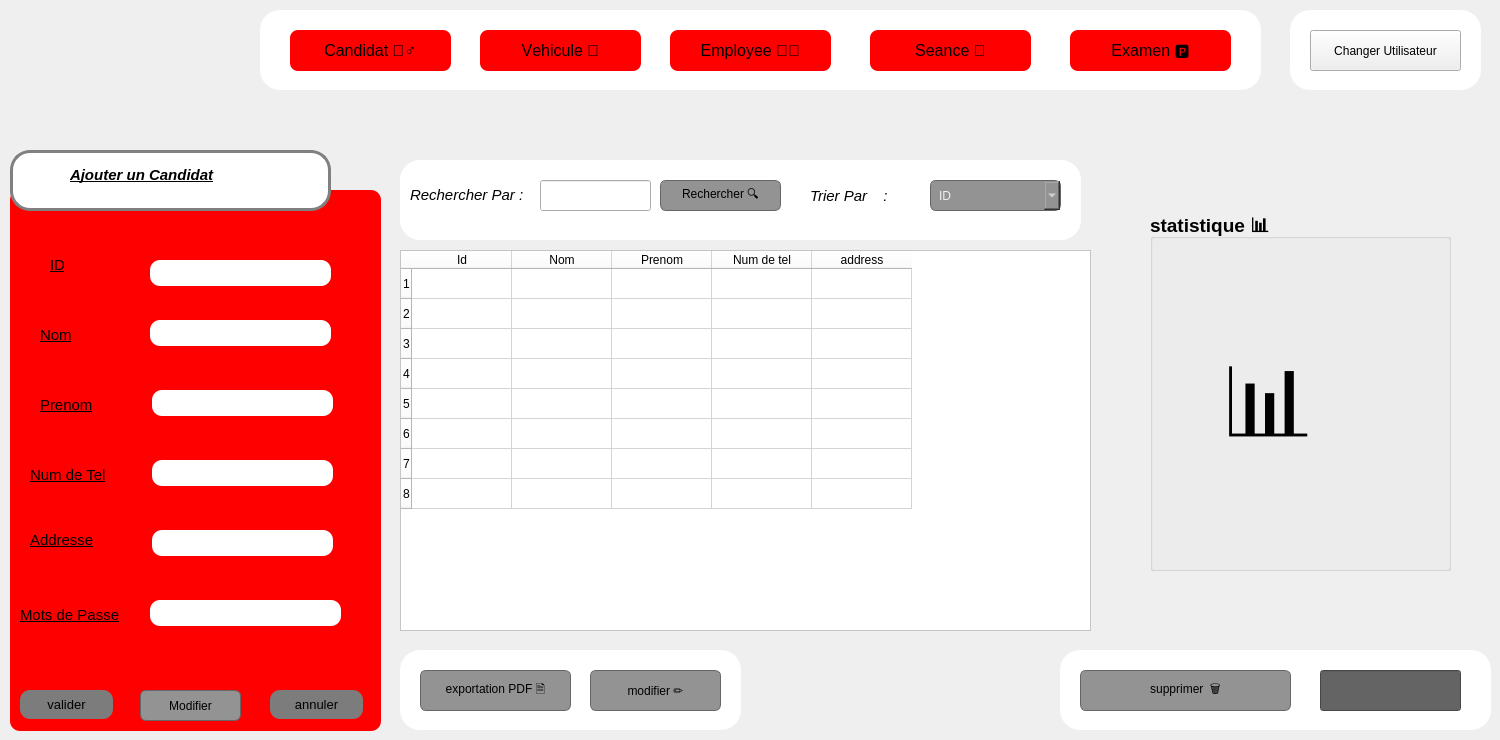
    <widget class="QWidget" name="tab0">
     <attribute name="title">
      <string>Page</string>
     </attribute>
     <widget class="QGroupBox" name="groupBox_4">
      <property name="geometry">
       <rect>
        <x>10</x>
        <y>190</y>
        <width>371</width>
        <height>541</height>
       </rect>
      </property>
      <property name="font">
       <font>
        <pointsize>14</pointsize>
        <italic>false</italic>
        <bold>true</bold>
        <underline>false</underline>
        <strikeout>false</strikeout>
       </font>
      </property>
      <property name="styleSheet">
       <string notr="true">background-color: red;
color: rgb(0, 0, 0);

border-color: qlineargradient(spread:pad, x1:0, y1:0, x2:1, y2:0, 
                              stop:0 rgba(0, 0, 0, 255), 
                              stop:1 rgba(255, 255, 255, 255));
border-radius: 10px;</string>
      </property>
      <property name="title">
       <string/>
      </property>
      <widget class="QLineEdit" name="lineEdit_ID_Candidat">
       <property name="geometry">
        <rect>
         <x>140</x>
         <y>70</y>
         <width>181</width>
         <height>26</height>
        </rect>
       </property>
       <property name="styleSheet">
        <string notr="true">background-color: rgb(0, 0, 0);
background-color: rgb(255, 255, 255);</string>
       </property>
      </widget>
      <widget class="QLabel" name="label_28">
       <property name="geometry">
        <rect>
         <x>40</x>
         <y>60</y>
         <width>63</width>
         <height>31</height>
        </rect>
       </property>
       <property name="font">
        <font>
         <pointsize>9</pointsize>
         <italic>false</italic>
         <bold>false</bold>
         <underline>false</underline>
         <strikeout>false</strikeout>
        </font>
       </property>
       <property name="text">
        <string>&lt;html&gt;&lt;head/&gt;&lt;body&gt;&lt;p&gt;&lt;span style=&quot; font-size:11pt; text-decoration: underline;&quot;&gt;ID&lt;/span&gt;&lt;/p&gt;&lt;/body&gt;&lt;/html&gt;</string>
       </property>
      </widget>
      <widget class="QLabel" name="label_29">
       <property name="geometry">
        <rect>
         <x>30</x>
         <y>130</y>
         <width>71</width>
         <height>31</height>
        </rect>
       </property>
       <property name="font">
        <font>
         <pointsize>9</pointsize>
         <italic>false</italic>
         <bold>false</bold>
         <underline>false</underline>
         <strikeout>false</strikeout>
        </font>
       </property>
       <property name="text">
        <string>&lt;html&gt;&lt;head/&gt;&lt;body&gt;&lt;p&gt;&lt;span style=&quot; font-size:11pt; text-decoration: underline;&quot;&gt;Nom&lt;/span&gt;&lt;/p&gt;&lt;/body&gt;&lt;/html&gt;</string>
       </property>
      </widget>
      <widget class="QLabel" name="label_30">
       <property name="geometry">
        <rect>
         <x>30</x>
         <y>200</y>
         <width>61</width>
         <height>31</height>
        </rect>
       </property>
       <property name="font">
        <font>
         <pointsize>9</pointsize>
         <italic>false</italic>
         <bold>false</bold>
         <underline>false</underline>
         <strikeout>false</strikeout>
        </font>
       </property>
       <property name="text">
        <string>&lt;html&gt;&lt;head/&gt;&lt;body&gt;&lt;p&gt;&lt;span style=&quot; font-size:11pt; text-decoration: underline;&quot;&gt;Prenom&lt;/span&gt;&lt;/p&gt;&lt;/body&gt;&lt;/html&gt;</string>
       </property>
      </widget>
      <widget class="QLabel" name="label_31">
       <property name="geometry">
        <rect>
         <x>20</x>
         <y>270</y>
         <width>91</width>
         <height>31</height>
        </rect>
       </property>
       <property name="font">
        <font>
         <pointsize>9</pointsize>
         <italic>false</italic>
         <bold>false</bold>
         <underline>false</underline>
         <strikeout>false</strikeout>
        </font>
       </property>
       <property name="text">
        <string>&lt;html&gt;&lt;head/&gt;&lt;body&gt;&lt;p&gt;&lt;span style=&quot; font-size:11pt; text-decoration: underline;&quot;&gt;Num de Tel&lt;/span&gt;&lt;/p&gt;&lt;/body&gt;&lt;/html&gt;</string>
       </property>
      </widget>
      <widget class="QLineEdit" name="lineEdit_Nom_Candidat">
       <property name="geometry">
        <rect>
         <x>140</x>
         <y>130</y>
         <width>181</width>
         <height>26</height>
        </rect>
       </property>
       <property name="styleSheet">
        <string notr="true">background-color: rgb(0, 0, 0);
background-color: rgb(255, 255, 255);</string>
       </property>
      </widget>
      <widget class="QLineEdit" name="lineEdit_Prenom_Candidat">
       <property name="geometry">
        <rect>
         <x>142</x>
         <y>200</y>
         <width>181</width>
         <height>26</height>
        </rect>
       </property>
       <property name="styleSheet">
        <string notr="true">background-color: rgb(0, 0, 0);
background-color: rgb(255, 255, 255);</string>
       </property>
      </widget>
      <widget class="QLineEdit" name="lineEdit_NumTel_Candidat">
       <property name="geometry">
        <rect>
         <x>142</x>
         <y>270</y>
         <width>181</width>
         <height>26</height>
        </rect>
       </property>
       <property name="styleSheet">
        <string notr="true">background-color: rgb(255, 255, 255);</string>
       </property>
      </widget>
      <widget class="QLabel" name="label_32">
       <property name="geometry">
        <rect>
         <x>20</x>
         <y>330</y>
         <width>91</width>
         <height>41</height>
        </rect>
       </property>
       <property name="font">
        <font>
         <pointsize>9</pointsize>
         <italic>false</italic>
         <bold>false</bold>
         <underline>false</underline>
         <strikeout>false</strikeout>
        </font>
       </property>
       <property name="text">
        <string>&lt;html&gt;&lt;head/&gt;&lt;body&gt;&lt;p&gt;&lt;span style=&quot; font-size:11pt; text-decoration: underline;&quot;&gt;Addresse&lt;/span&gt;&lt;/p&gt;&lt;/body&gt;&lt;/html&gt;</string>
       </property>
      </widget>
      <widget class="QLabel" name="label_35">
       <property name="geometry">
        <rect>
         <x>10</x>
         <y>410</y>
         <width>131</width>
         <height>31</height>
        </rect>
       </property>
       <property name="font">
        <font>
         <pointsize>9</pointsize>
         <italic>false</italic>
         <bold>false</bold>
         <underline>false</underline>
         <strikeout>false</strikeout>
        </font>
       </property>
       <property name="text">
        <string>&lt;html&gt;&lt;head/&gt;&lt;body&gt;&lt;p&gt;&lt;span style=&quot; font-size:11pt; text-decoration: underline;&quot;&gt;Mots de Passe&lt;/span&gt;&lt;/p&gt;&lt;/body&gt;&lt;/html&gt;</string>
       </property>
      </widget>
      <widget class="QPushButton" name="pushButton_22">
       <property name="geometry">
        <rect>
         <x>260</x>
         <y>500</y>
         <width>93</width>
         <height>29</height>
        </rect>
       </property>
       <property name="font">
        <font>
         <pointsize>10</pointsize>
         <italic>false</italic>
         <bold>false</bold>
         <underline>false</underline>
         <strikeout>false</strikeout>
        </font>
       </property>
       <property name="styleSheet">
        <string notr="true">background-color: rgb(124, 124, 124);</string>
       </property>
       <property name="text">
        <string>annuler</string>
       </property>
      </widget>
      <widget class="QPushButton" name="pushButton_23">
       <property name="geometry">
        <rect>
         <x>10</x>
         <y>500</y>
         <width>93</width>
         <height>29</height>
        </rect>
       </property>
       <property name="font">
        <font>
         <pointsize>10</pointsize>
         <italic>false</italic>
         <bold>false</bold>
         <underline>false</underline>
         <strikeout>false</strikeout>
        </font>
       </property>
       <property name="styleSheet">
        <string notr="true">background-color: rgb(124, 124, 124);</string>
       </property>
       <property name="text">
        <string>valider</string>
       </property>
      </widget>
      <widget class="QLineEdit" name="lineEdit_Adresse_Candidat">
       <property name="geometry">
        <rect>
         <x>142</x>
         <y>340</y>
         <width>181</width>
         <height>26</height>
        </rect>
       </property>
       <property name="styleSheet">
        <string notr="true">background-color: rgb(255, 255, 255);</string>
       </property>
      </widget>
      <widget class="QLineEdit" name="lineEdit_Mdp_Candidat">
       <property name="geometry">
        <rect>
         <x>140</x>
         <y>410</y>
         <width>191</width>
         <height>26</height>
        </rect>
       </property>
       <property name="styleSheet">
        <string notr="true">background-color: rgb(255, 255, 255);</string>
       </property>
      </widget>
      <widget class="QPushButton" name="pushButton_147">
       <property name="geometry">
        <rect>
         <x>130</x>
         <y>500</y>
         <width>101</width>
         <height>31</height>
        </rect>
       </property>
       <property name="styleSheet">
        <string notr="true">background-color: #939393;   /* gris foncé */
    color: black;              /* blanc clair */
    border: 1px solid #666666;
     border-radius: 6px;
    padding: 4px 8px;
  </string>
       </property>
       <property name="text">
        <string>Modifier</string>
       </property>
      </widget>
     </widget>
     <widget class="QTableWidget" name="tableWidget_Candidat">
      <property name="geometry">
       <rect>
        <x>400</x>
        <y>250</y>
        <width>691</width>
        <height>381</height>
       </rect>
      </property>
      <property name="styleSheet">
       <string notr="true">color: rgb(0, 0, 0);
background-color: white;</string>
      </property>
      <row/>
      <row/>
      <row/>
      <row/>
      <row/>
      <row/>
      <row/>
      <row/>
      <column>
       <property name="text">
        <string>Id</string>
       </property>
      </column>
      <column>
       <property name="text">
        <string>Nom</string>
       </property>
      </column>
      <column>
       <property name="text">
        <string>Prenom</string>
       </property>
      </column>
      <column>
       <property name="text">
        <string>Num de tel</string>
       </property>
      </column>
      <column>
       <property name="text">
        <string>address</string>
       </property>
      </column>
     </widget>
     <widget class="QFrame" name="frame2_3">
      <property name="geometry">
       <rect>
        <x>10</x>
        <y>150</y>
        <width>321</width>
        <height>61</height>
       </rect>
      </property>
      <property name="styleSheet">
       <string notr="true">#frame2_3{
border: 3px solid grey ;
border-radius: 20px;
background: white ;
}</string>
      </property>
      <property name="frameShape">
       <enum>QFrame::Shape::StyledPanel</enum>
      </property>
      <property name="frameShadow">
       <enum>QFrame::Shadow::Raised</enum>
      </property>
      <widget class="QLabel" name="label_78">
       <property name="geometry">
        <rect>
         <x>60</x>
         <y>10</y>
         <width>181</width>
         <height>31</height>
        </rect>
       </property>
       <property name="styleSheet">
        <string notr="true">background-color: rgb(255, 255, 255);</string>
       </property>
       <property name="text">
        <string>&lt;html&gt;&lt;head/&gt;&lt;body&gt;&lt;p&gt;&lt;span style=&quot; font-size:11pt; font-weight:700; font-style:italic; text-decoration: underline; color:#000000;&quot;&gt;Ajouter un Candidat&lt;/span&gt;&lt;/p&gt;&lt;/body&gt;&lt;/html&gt;</string>
       </property>
      </widget>
     </widget>
     <widget class="QFrame" name="recherche_4">
      <property name="geometry">
       <rect>
        <x>400</x>
        <y>160</y>
        <width>681</width>
        <height>80</height>
       </rect>
      </property>
      <property name="styleSheet">
       <string notr="true">#recherche_4{
	border-color: rgb(85, 170, 0);
border-radius: 20px;
background: white ;
}</string>
      </property>
      <property name="frameShape">
       <enum>QFrame::Shape::StyledPanel</enum>
      </property>
      <property name="frameShadow">
       <enum>QFrame::Shadow::Raised</enum>
      </property>
      <widget class="QLabel" name="label_33">
       <property name="geometry">
        <rect>
         <x>10</x>
         <y>20</y>
         <width>131</width>
         <height>31</height>
        </rect>
       </property>
       <property name="font">
        <font>
         <pointsize>11</pointsize>
         <italic>true</italic>
        </font>
       </property>
       <property name="styleSheet">
        <string notr="true">background-color: rgb(255, 255, 255);</string>
       </property>
       <property name="text">
        <string>&lt;html&gt;&lt;head/&gt;&lt;body&gt;&lt;p&gt;&lt;span style=&quot; color:#000000;&quot;&gt;Rechercher Par  :&lt;/span&gt;&lt;/p&gt;&lt;/body&gt;&lt;/html&gt;</string>
       </property>
      </widget>
      <widget class="QLineEdit" name="lineEdit_58">
       <property name="geometry">
        <rect>
         <x>140</x>
         <y>20</y>
         <width>111</width>
         <height>31</height>
        </rect>
       </property>
      </widget>
      <widget class="QPushButton" name="pushButton_17">
       <property name="geometry">
        <rect>
         <x>260</x>
         <y>20</y>
         <width>121</width>
         <height>31</height>
        </rect>
       </property>
       <property name="styleSheet">
        <string notr="true">background-color: #939393;   /* gris foncé */
    color: black;              /* blanc clair */
    border: 1px solid #666666;
     border-radius: 6px;
    padding: 4px 8px;
  </string>
       </property>
       <property name="text">
        <string>Rechercher 🔍</string>
       </property>
      </widget>
      <widget class="QLabel" name="label_34">
       <property name="geometry">
        <rect>
         <x>410</x>
         <y>20</y>
         <width>111</width>
         <height>31</height>
        </rect>
       </property>
       <property name="font">
        <font>
         <pointsize>11</pointsize>
         <italic>true</italic>
        </font>
       </property>
       <property name="styleSheet">
        <string notr="true">background-color: rgb(255, 255, 255);</string>
       </property>
       <property name="text">
        <string>&lt;html&gt;&lt;head/&gt;&lt;body&gt;&lt;p&gt;&lt;span style=&quot; color:#000000;&quot;&gt;Trier Par &lt;/span&gt;&lt;span style=&quot; font-size:12pt; color:#000000;&quot;/&gt;&lt;span style=&quot; font-size:12pt;&quot;&gt;🔽&lt;/span&gt;&lt;span style=&quot; color:#000000;&quot;&gt;: &lt;/span&gt;&lt;/p&gt;&lt;/body&gt;&lt;/html&gt;</string>
       </property>
      </widget>
      <widget class="QComboBox" name="comboBox_7">
       <property name="geometry">
        <rect>
         <x>530</x>
         <y>20</y>
         <width>131</width>
         <height>31</height>
        </rect>
       </property>
       <property name="styleSheet">
        <string notr="true">background-color: #939393;   /* gris foncé */
    color: #f0f0f0;              /* blanc clair */
    border: 1px solid #666666;
    border-radius: 6px;
    padding: 4px 8px;</string>
       </property>
       <item>
        <property name="text">
         <string>ID</string>
        </property>
       </item>
       <item>
        <property name="text">
         <string>Prenom</string>
        </property>
       </item>
       <item>
        <property name="text">
         <string>Nom</string>
        </property>
       </item>
      </widget>
     </widget>
     <widget class="QGroupBox" name="groupBox_16">
      <property name="geometry">
       <rect>
        <x>1150</x>
        <y>210</y>
        <width>301</width>
        <height>361</height>
       </rect>
      </property>
      <property name="font">
       <font>
        <pointsize>14</pointsize>
        <bold>true</bold>
       </font>
      </property>
      <property name="title">
       <string>statistique 📊</string>
      </property>
      <widget class="QLabel" name="label_36">
       <property name="geometry">
        <rect>
         <x>70</x>
         <y>120</y>
         <width>231</width>
         <height>171</height>
        </rect>
       </property>
       <property name="text">
        <string>&lt;html&gt;&lt;head/&gt;&lt;body&gt;&lt;p&gt;&lt;span style=&quot; font-size:72pt;&quot;&gt;📊&lt;/span&gt;&lt;/p&gt;&lt;/body&gt;&lt;/html&gt;</string>
       </property>
      </widget>
     </widget>
     <widget class="QFrame" name="pdf_4">
      <property name="geometry">
       <rect>
        <x>400</x>
        <y>650</y>
        <width>341</width>
        <height>80</height>
       </rect>
      </property>
      <property name="styleSheet">
       <string notr="true">#pdf_4{
	border-color: rgb(85, 170, 0);
border-radius: 20px;
background: white ;
}</string>
      </property>
      <property name="frameShape">
       <enum>QFrame::Shape::StyledPanel</enum>
      </property>
      <property name="frameShadow">
       <enum>QFrame::Shadow::Raised</enum>
      </property>
      <widget class="QPushButton" name="pushButton_79">
       <property name="geometry">
        <rect>
         <x>20</x>
         <y>20</y>
         <width>151</width>
         <height>41</height>
        </rect>
       </property>
       <property name="styleSheet">
        <string notr="true">background-color: #939393;   /* gris foncé */
alternate-background-color: rgb(188, 188, 188);
    color: black;              /* blanc clair */
    border: 1px solid #666666;
     border-radius: 6px;
    padding: 4px 8px;
  </string>
       </property>
       <property name="text">
        <string>exportation PDF 🗎</string>
       </property>
       <property name="iconSize">
        <size>
         <width>20</width>
         <height>20</height>
        </size>
       </property>
      </widget>
      <widget class="QPushButton" name="pushButton_18">
       <property name="geometry">
        <rect>
         <x>190</x>
         <y>20</y>
         <width>131</width>
         <height>41</height>
        </rect>
       </property>
       <property name="styleSheet">
        <string notr="true">background-color: #939393;   /* gris foncé */
    color: black;              /* blanc clair */
    border: 1px solid #666666;
     border-radius: 6px;
    padding: 4px 8px;
  </string>
       </property>
       <property name="text">
        <string>modifier ✏️</string>
       </property>
      </widget>
     </widget>
     <widget class="QFrame" name="supp_4">
      <property name="geometry">
       <rect>
        <x>1060</x>
        <y>650</y>
        <width>431</width>
        <height>80</height>
       </rect>
      </property>
      <property name="styleSheet">
       <string notr="true">#supp_4{
	border-color: rgb(85, 170, 0);
border-radius: 20px;
background: white ;
}</string>
      </property>
      <property name="frameShape">
       <enum>QFrame::Shape::StyledPanel</enum>
      </property>
      <property name="frameShadow">
       <enum>QFrame::Shadow::Raised</enum>
      </property>
      <widget class="QPushButton" name="pushButton_20">
       <property name="geometry">
        <rect>
         <x>20</x>
         <y>20</y>
         <width>211</width>
         <height>41</height>
        </rect>
       </property>
       <property name="styleSheet">
        <string notr="true">background-color: #939393;   /* gris foncé */
    color: black;              /* blanc clair */
    border: 1px solid #666666;
     border-radius: 6px;
    padding: 4px 8px;
  </string>
       </property>
       <property name="text">
        <string>supprimer  🗑️</string>
       </property>
      </widget>
      <widget class="QLineEdit" name="lineEdit_15">
       <property name="geometry">
        <rect>
         <x>260</x>
         <y>20</y>
         <width>141</width>
         <height>41</height>
        </rect>
       </property>
       <property name="styleSheet">
        <string notr="true">background-color: rgb(100, 100, 100);
border-color: rgb(0, 0, 0);</string>
       </property>
      </widget>
     </widget>
     <widget class="QFrame" name="menu1">
      <property name="geometry">
       <rect>
        <x>260</x>
        <y>10</y>
        <width>1001</width>
        <height>80</height>
       </rect>
      </property>
      <property name="styleSheet">
       <string notr="true">#menu1{
	border-color: rgb(85, 170, 0);
border-radius: 20px;
background: white ;
}</string>
      </property>
      <property name="frameShape">
       <enum>QFrame::Shape::StyledPanel</enum>
      </property>
      <property name="frameShadow">
       <enum>QFrame::Shadow::Raised</enum>
      </property>
      <widget class="QPushButton" name="candidat">
       <property name="enabled">
        <bool>true</bool>
       </property>
       <property name="geometry">
        <rect>
         <x>30</x>
         <y>20</y>
         <width>161</width>
         <height>41</height>
        </rect>
       </property>
       <property name="font">
        <font>
         <pointsize>12</pointsize>
         <bold>false</bold>
         <strikeout>false</strikeout>
         <kerning>false</kerning>
        </font>
       </property>
       <property name="whatsThis">
        <string>&lt;html&gt;&lt;head/&gt;&lt;body&gt;&lt;p&gt;&lt;br/&gt;&lt;/p&gt;&lt;/body&gt;&lt;/html&gt;</string>
       </property>
       <property name="styleSheet">
        <string notr="true"> background-color:rgb(255, 0, 0);;   /* rouge vif */
    color: black ;                /* texte blanc */
    border-radius: 8px;          /* coins arrondis */
    padding: 8px 16px;           /* espace interne */
              
    border: none;</string>
       </property>
       <property name="text">
        <string>Candidat 🧍‍♂️</string>
       </property>
      </widget>
      <widget class="QPushButton" name="vehicule">
       <property name="enabled">
        <bool>true</bool>
       </property>
       <property name="geometry">
        <rect>
         <x>220</x>
         <y>20</y>
         <width>161</width>
         <height>41</height>
        </rect>
       </property>
       <property name="font">
        <font>
         <pointsize>12</pointsize>
         <bold>false</bold>
         <kerning>false</kerning>
        </font>
       </property>
       <property name="styleSheet">
        <string notr="true"> background-color:rgb(255, 0, 0);;   /* rouge vif */
    color: black;                /* texte blanc */
    border-radius: 8px;          /* coins arrondis */
    padding: 8px 16px;           /* espace interne */
    
    border: none;</string>
       </property>
       <property name="text">
        <string>Vehicule 🚗</string>
       </property>
      </widget>
      <widget class="QPushButton" name="employee">
       <property name="enabled">
        <bool>true</bool>
       </property>
       <property name="geometry">
        <rect>
         <x>410</x>
         <y>20</y>
         <width>161</width>
         <height>41</height>
        </rect>
       </property>
       <property name="font">
        <font>
         <pointsize>12</pointsize>
         <bold>false</bold>
         <kerning>false</kerning>
        </font>
       </property>
       <property name="styleSheet">
        <string notr="true"> background-color:rgb(255, 0, 0);;   /* rouge vif */
    color: black;                /* texte blanc */
    border-radius: 8px;          /* coins arrondis */
    padding: 8px 16px;           /* espace interne */
   
    border: none;</string>
       </property>
       <property name="text">
        <string>Employee 🧑‍🏫</string>
       </property>
      </widget>
      <widget class="QPushButton" name="seance">
       <property name="enabled">
        <bool>true</bool>
       </property>
       <property name="geometry">
        <rect>
         <x>610</x>
         <y>20</y>
         <width>161</width>
         <height>41</height>
        </rect>
       </property>
       <property name="font">
        <font>
         <pointsize>12</pointsize>
         <bold>false</bold>
         <kerning>false</kerning>
        </font>
       </property>
       <property name="styleSheet">
        <string notr="true"> background-color:rgb(255, 0, 0);;   /* rouge vif */
    color: black;                /* texte blanc */
    border-radius: 8px;          /* coins arrondis */
    padding: 8px 16px;           /* espace interne */
   
    border: none;</string>
       </property>
       <property name="text">
        <string>Seance 🧭</string>
       </property>
      </widget>
      <widget class="QPushButton" name="examen">
       <property name="enabled">
        <bool>true</bool>
       </property>
       <property name="geometry">
        <rect>
         <x>810</x>
         <y>20</y>
         <width>161</width>
         <height>41</height>
        </rect>
       </property>
       <property name="font">
        <font>
         <pointsize>12</pointsize>
         <bold>false</bold>
         <kerning>false</kerning>
        </font>
       </property>
       <property name="styleSheet">
        <string notr="true"> background-color:rgb(255, 0, 0);;   /* rouge vif */
    color: black;                /* texte blanc */
    border-radius: 8px;          /* coins arrondis */
    padding: 8px 16px;           /* espace interne */
    
    border: none;</string>
       </property>
       <property name="text">
        <string>Examen 🅿️</string>
       </property>
      </widget>
     </widget>
     <widget class="QFrame" name="utilisateur_2">
      <property name="geometry">
       <rect>
        <x>1290</x>
        <y>10</y>
        <width>191</width>
        <height>80</height>
       </rect>
      </property>
      <property name="styleSheet">
       <string notr="true">#utilisateur_2{
	border-color: rgb(85, 170, 0);
border-radius: 20px;
background: white ;
}</string>
      </property>
      <property name="frameShape">
       <enum>QFrame::Shape::StyledPanel</enum>
      </property>
      <property name="frameShadow">
       <enum>QFrame::Shadow::Raised</enum>
      </property>
      <widget class="QPushButton" name="pushButton_55">
       <property name="geometry">
        <rect>
         <x>20</x>
         <y>20</y>
         <width>151</width>
         <height>41</height>
        </rect>
       </property>
       <property name="text">
        <string>Changer Utilisateur</string>
       </property>
      </widget>
     </widget>
     <widget class="QLabel" name="label_22">
      <property name="geometry">
       <rect>
        <x>-120</x>
        <y>0</y>
        <width>371</width>
        <height>121</height>
       </rect>
      </property>
      <property name="text">
       <string/>
      </property>
      <property name="pixmap">
       <pixmap resource="resource.qrc">:/new/prefix1/logo.png</pixmap>
      </property>
     </widget>
     <zorder>label_22</zorder>
     <zorder>groupBox_4</zorder>
     <zorder>tableWidget_Candidat</zorder>
     <zorder>frame2_3</zorder>
     <zorder>recherche_4</zorder>
     <zorder>groupBox_16</zorder>
     <zorder>pdf_4</zorder>
     <zorder>supp_4</zorder>
     <zorder>menu1</zorder>
     <zorder>utilisateur_2</zorder>
    </widget>
